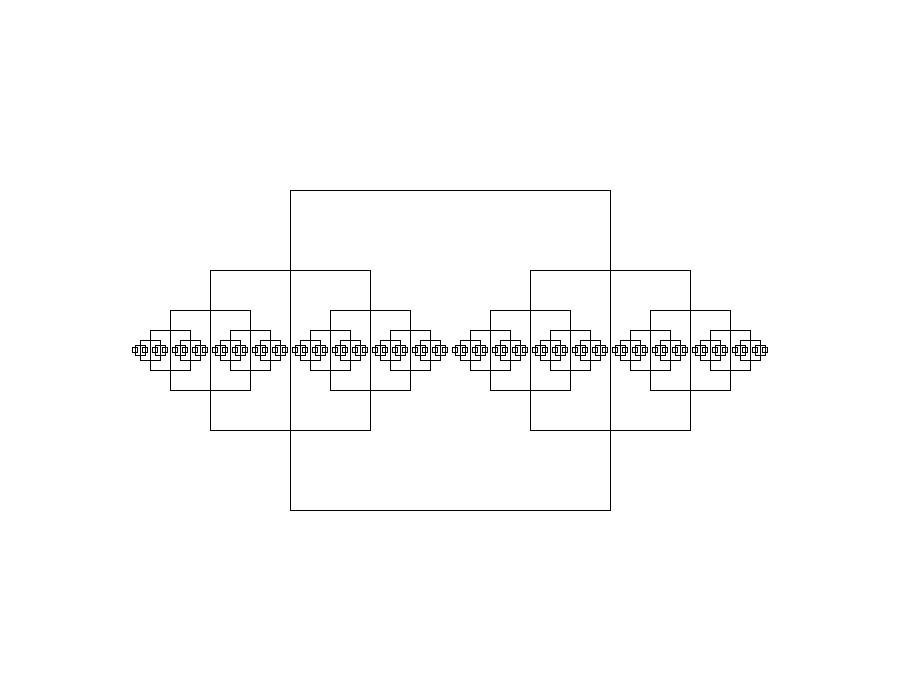
Frame 1 (no input)
Frame 2 (the mouse pressed at the canvas centre, redrawn once): identical to frame 1, image omitted

The Processing sketch that drew this single still picture (run headless with seeded random() and noise(); the mouse was pressed at the canvas centre and the sketch redrawn once):

// Processing sketch: recursion
// ── recursion.pde
/* 
RECURSION
Recursion is a way of controlling the flow of a program with
a function that calls itself. Unlike iteration, where we walk 
through a repeated series of commands step-by-step, recursion 
can create complex behavior such as fractals that are impossible
to make otherwise.

A recursive function always:
1. Has a test to see if it's time to stop (otherwise it will
   continue forever and freeze your program!)
2. Calls itself, usually with modified data.
*/

void setup() {
  size(900, 700);
  background(255);
  noFill(); 
  stroke(0);
  strokeWeight(1);
  rectMode(CENTER);
  noLoop();
}

void draw() {
  recursion(width/2, height/2, 320);
}

// this recursion function takes 3 arguments: location (x,y) and size (s)
void recursion(float x, float y, float s) {
  // The test: ensure that size s is greater than zero
  if (s > 3) {
    // an circle / square of size (s) at (x,y)
    //ellipse(x, y, s, s);
    rect(x, y, s, s);
    // and a recursion in half size and placed on both sides of the shape
    recursion(x + (s/2), y, s*0.5);
    recursion(x - (s/2), y, s*0.5);
    // and a a third recursion in half size and placed on top of the shape
    //recursion(x, y- (s/2), s*0.5);
  }
}
